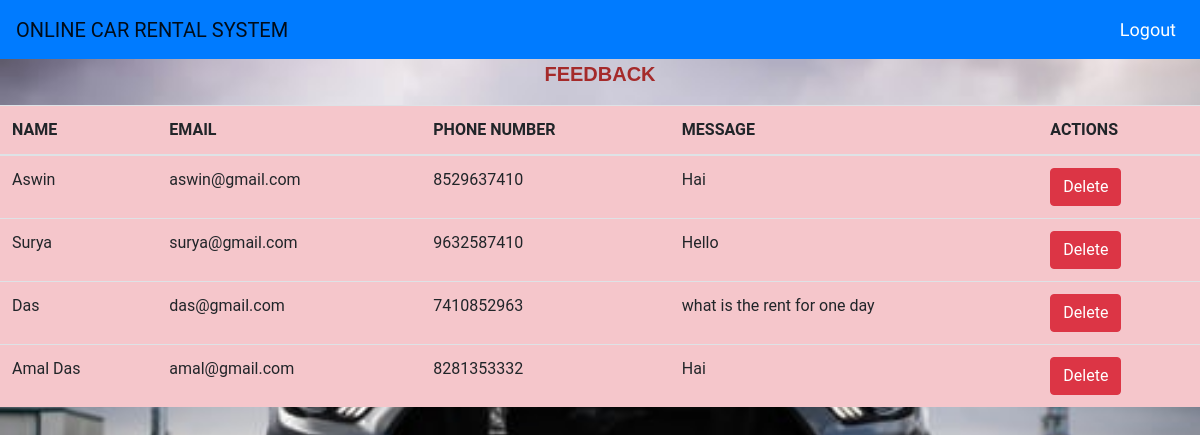
The page /viewcontact/ (signed in) on the database its author committed.
### sample/models.py (models this page shows)
class Contact(models.Model):
    name = models.CharField(max_length=50)
    email = models.EmailField(max_length=50)
    ph = models.IntegerField()
    message = models.TextField()

### sample/views.py (the view)
# urls.py: path('viewcontact/',view_contact,name='viewcontact'),
@staff_member_required(login_url="/login/")
def view_contact(request):
    cnt = Contact.objects.all()
    return render(request,'view_contact.html',{'data':cnt})

### sample/templates/view_contact.html (shortened to what this page needs)
{% extends 'adminbase.html' %}
{% block content %}
{% load static %}
<!DOCTYPE html>
<html lang="en">
<head>
    <link rel="stylesheet" href="https://maxcdn.bootstrapcdn.com/bootstrap/4.0.0/css/bootstrap.min.css">
</head>
<body>
    <div class="head">
        <p>FEEDBACK</p>
    </div>
    <table class="table table-danger table-strip">
        <thead>
            <th>NAME</th>
            <th>EMAIL</th>
            <th>PHONE NUMBER</th>
            <th>MESSAGE</th>
            <th>ACTIONS</th>
        </thead>
        <tbody>
            {% for d in data %}
            <tr>
                <td>{{d.name}}</td>
                <td>{{d.email}}</td>
                <td>{{d.ph}}</td>
                <td>{{d.message}}</td>
                <td><a href="{% url 'delcontact' d.id %}" class="btn btn-danger">Delete</a>
                </td>
            </tr>
            {% endfor %}
        </tbody>
    </table>
</body>
</html>
{% endblock content %}

### rows shown on the page
Contact: name "Aswin", email "aswin@gmail.com", ph "8529637410", message "Hai"
Contact: name "Surya", email "surya@gmail.com", ph "9632587410", message "Hello"
Contact: name "Das", email "das@gmail.com", ph "7410852963", message "what is the rent for one day"
Contact: name "Amal Das", email "amal@gmail.com", ph "8281353332", message "Hai"
